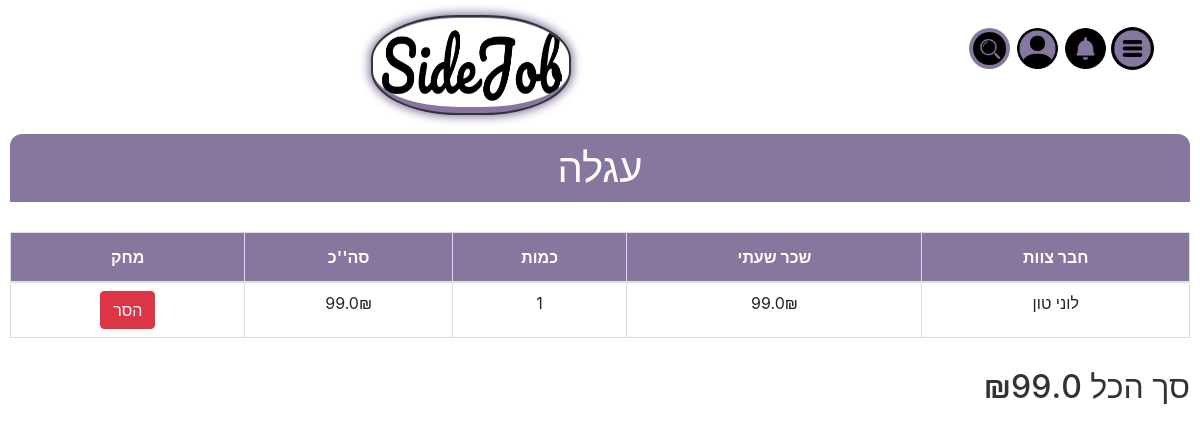
/cart (signed in), run on the app's committed database.
### app.py (models this page shows)
class CartItem(db.Model):
    id = db.Column(db.Integer, primary_key=True)
    user_id = db.Column(db.Integer, db.ForeignKey('user.id'), nullable=False)
    user = db.relationship('User', backref=db.backref('cart_items', lazy=True))
    crew_member_id = db.Column(db.Integer, db.ForeignKey('crew_member.id'), nullable=False)
    crew_member = db.relationship('CrewMember', backref=db.backref('in_carts', lazy=True))
    quantity = db.Column(db.Integer, nullable=False)

class CrewMember(db.Model):
    id = db.Column(db.Integer, primary_key=True)
    user_id = db.Column(db.Integer, db.ForeignKey('user.id'), nullable=False)
    user = db.relationship('User', back_populates='crew_member')
    name = db.Column(db.String(100), nullable=False)
    description = db.Column(db.String(300), nullable=True)
    hourly_fee = db.Column(db.Float, nullable=False)
    profile_picture = db.Column(db.String(100), nullable=False)
    star_rating = db.Column(db.Integer, nullable=False)
    available = db.Column(db.Boolean, default=True)

### app.py (the view)
@app.route('/cart', methods=['GET', 'POST'])
def cart():
    if 'user_id' not in session:
        return redirect(url_for('login'))
    user = User.query.get(session['user_id'])
    cart_crew_members = user.cart_items
    total = sum([item.crew_member.hourly_fee * item.quantity for item in cart_crew_members])
    return render_template('cart.html', cart_crew_members=cart_crew_members, total=total)

### templates/cart.html (shortened to what this page needs)
{% extends 'base.html' %}
{% block content %}
  <h1>עגלה</h1>
  <table class="table">
    <thead>
      <tr>
        <th scope="col">מחק</th>
        <th scope="col">סה''כ</th>
        <th scope="col">כמות</th>
        <th scope="col">שכר שעתי</th>
        <th scope="col">חבר צוות</th>
      </tr>
    </thead>
    <tbody>
      {% for cart_crew_member in cart_crew_members %}
        <tr>
          <td><a href="{{ url_for('unhire_crew_member', crew_member_id=cart_crew_member.crew_member.id) }}" class="btn btn-danger">הסר</a></td>
          <td>{{ cart_crew_member.crew_member.hourly_fee * cart_crew_member.quantity }}₪</td>
          <td>{{ cart_crew_member.quantity }}</td>
          <td>{{ cart_crew_member.crew_member.hourly_fee }}₪</td>
          <td>{{ cart_crew_member.crew_member.name }}</td>
        </tr>
      {% endfor %}
    </tbody>
  </table>
  <h3>סך הכל ₪{{ total }}</h3>
{% endblock %}

### templates/base.html (style rules this page uses)
body { padding: 0vw; margin: 10px; box-sizing: border-box; padding-top: 50px; }

### templates/cart.html (style rules this page uses)
h1 { padding: 10px 25px; margin-top: 50px; background: #87779F; color: #fff; border-radius: 12px 12px 0 0; text-align: center; }
.table { width: 100%; margin-top: 30px; border-collapse: collapse; }
.table th, .table td { border: 1px solid #ddd; padding: 8px; text-align: center; }
.table th { padding-top: 12px; padding-bottom: 12px; text-align: center; background-color: #87779F; color: white; }
.table .btn-danger { color: #fff; background-color: #dc3545; border-color: #dc3545; }
h3 { color: #333; font-size: 2em; text-align: right; margin-top: 30px; }

### data on the page
CartItem: crew_member "99.0", quantity "1", crew_member.hourly_fee "99.0", crew_member.name "לוני טון"

### other printed values
{{ total }} "99.0"
